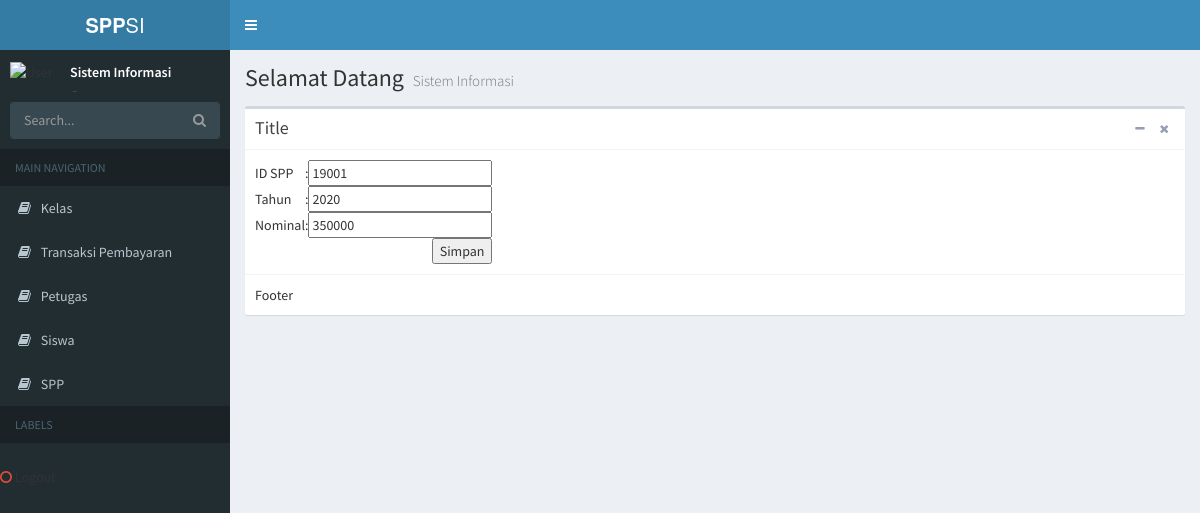
The app's page /index.php/Welcome/DataSPP/19001/view with its own data.
### tables this page shows
CREATE TABLE `spp` (
  `id_spp` int(11) NOT NULL,
  `tahun` varchar(30) NOT NULL,
  `nominal` int(11) NOT NULL
);

### application/controllers/Welcome.php (called while the page is built, shortened)
<?php
class Welcome extends CI_Controller {
	function __construct(){
	$this->load->model('MSudi');
	}
		public function DataSPP()
	{
		if($this->uri->segment(4)=='view')
		{
			$id_spp=$this->uri->segment(3);
			$tampil=$this->MSudi->GetDataWhere('spp','id_spp',$id_spp)->row();
			$data['detail']['id_spp']= $tampil->id_spp;
            		$data['detail']['tahun']= $tampil->tahun;
            		$data['detail']['nominal']= $tampil->nominal;
			$data['content']='VFormUpdateSPP';
		}
		else
		{
			$data['DataSPP']=$this->MSudi->GetData('spp');
			$data['content']='VSPP';
		}
		$this->load->view('VBackend',$data);
	}
}

### index.php (called while the page is built, shortened)
<?php
require_once BASEPATH.'core/CodeIgniter.php';

### application/models/MSudi.php (called while the page is built, shortened)
<?php
class MSudi extends CI_Model
{
    function GetDataWhere($tabel,$id,$nilai)
    {
        $this->db->where($id,$nilai);
        $query= $this->db->get($tabel);
        return $query;
    }
}

### application/views/VFormUpdateSPP.php (the view)
<form action="<?php echo site_url('Welcome/UpdateDataSPP'); ?>" method="post">
<table>
	<tr>
		<td>ID SPP</td>
		<td>:</td>
		<td><input type="hidden" name="id_spp" value="<?php echo $detail['id_spp']; ?>">
			<input type="text" name="id_spp" value="<?php echo $detail['id_spp']; ?>">
		</td>
	</tr>
	<tr>
		<td>Tahun</td>
		<td>:</td>
		<td>
			<input type="text" name="tahun" value="<?php echo $detail['tahun']; ?>">
		</td>
	</tr>
	<tr>
		<td>Nominal</td>
		<td>:</td>
		<td>
			<input type="text" name="nominal" value="<?php echo $detail['nominal']; ?>">
		</td>
	</tr>
	<tr>
		<td colspan="3" align="right">
			<input type="submit" name="btn_simpan" value="Simpan">
		</td>
	</tr>
</table>
</form>

### records on screen
spp: id_spp "19001", tahun "2020", nominal "350000"
